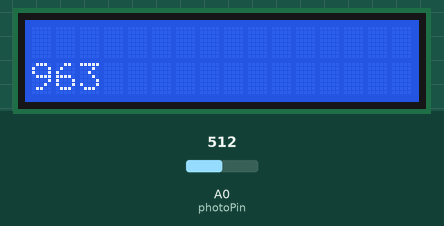
Simulated run of this sketch. Board: Arduino Uno, built with avr-gcc and run on an emulated ATmega328P. On the bench: 16×2 character LCD. The inputs (shaded band) are chosen by the test bench; at power-on: A0 (photoPin) = 512.

Above: at 1.2 s.
1.3 s: A0 (photoPin) set to 94
At 1.41 s:
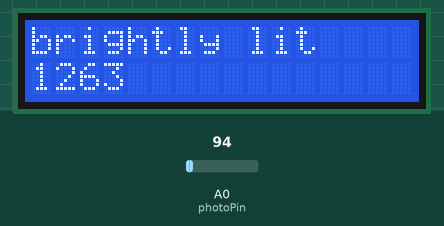
3.3 s: A0 (photoPin) set to 78
At 4.42 s:
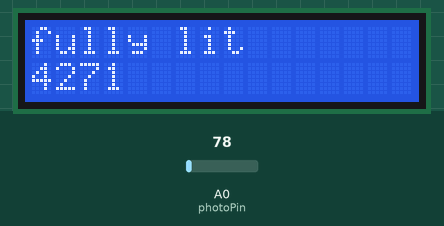
6.6 s: A0 (photoPin) set to 0
At 7.43 s:
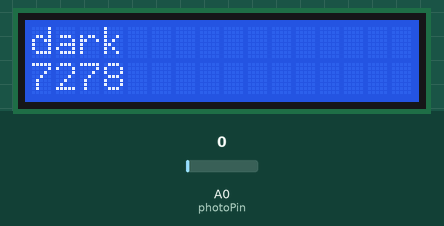
Timing chart, 0 to 9.6 s (numbered marks = the images above; inputs shaded):
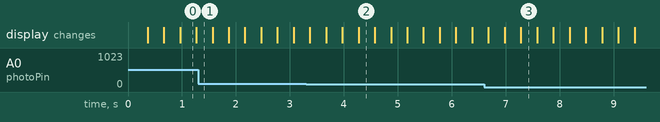

Measured:
- the behaviour switches between 86 and 85 on A0 (photoPin) (found by bisection; images 1 and 2)
- after the input at 3.3 s, the display: first differs from a run without the input after 0.97 s (image 2)
- after the input at 6.6 s, the display: first differs from a run without the input after 0.68 s (image 3)

The sketch:

rmeji3Lab4.ino
```cpp
/*
// Rafael Mejia, 679124181 rmeji3
// Lab 4 - Analog Input: Photoresistor (LDR – Light Dependent Resistor)
// Description - Create a circuit and program that will use a photoresistor and the 16x2 display.
The display should state the relative amount of light in the room as one of 5 predefined text values based
on the value read from the photocell. The 5 predefined text values are:
• dark
• partially dark
• medium
• fully lit
• brightly lit
These values are to be displayed on the top line of the 16x2 LCD display.
On the bottom line of the LCD display, you are to display the number of milliseconds since that reset of
the Arduino. This value must be continuously updating.
// References - https://www.circuitbasics.com/how-to-use-photoresistors-to-detect-light-on-an-arduino/
https://docs.arduino.cc/learn/electronics/lcd-displays/
*/
#include <LiquidCrystal.h>

// initialize the library by associating any needed LCD interface pin
// with the arduino pin number it is connected to
const int rs = 12, en = 11, d4 = 5, d5 = 4, d6 = 3, d7 = 2;
LiquidCrystal lcd(rs, en, d4, d5, d6, d7);
int photoPin = A0;
int dark = 20, partiallyDark = 35 , medium = 60, fullyLit = 85;
unsigned long previousMillisSensor = 0; // stores last time sensor was read
const long sensorInterval = 1000;  // interval for reading the photoresistor (1 second)

void setup() {
  lcd.begin(16, 2);
  Serial.begin(9600);
}

void loop() {
  unsigned long currentMillis = millis();
  if (currentMillis - previousMillisSensor >= sensorInterval) {
    previousMillisSensor = currentMillis;
    int light = analogRead(photoPin);
    lcd.setCursor(0, 0);
    lcd.print("                "); // Clear the line
    lcd.setCursor(0, 0);
    if(light <= dark){
      lcd.print("dark");
    } else if(light <= partiallyDark){
      lcd.print("partially dark");
    } else if(light <= medium){
      lcd.print("medium");
    } else if(light <= fullyLit){
      lcd.print("fully lit");
    } else {
      lcd.print("brightly lit");
    }
    // lcd.print(analogRead(photoPin));
  }
  lcd.setCursor(0, 1);
  lcd.setCursor(0, 1);
  lcd.print(currentMillis);      // Print the updated millis value
}
```
